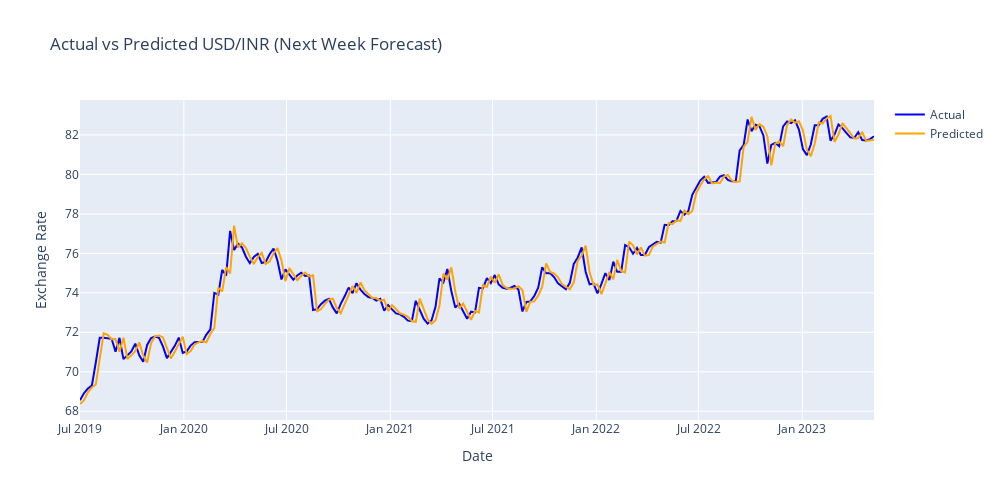

This figure's notebook cell:
### Markdown cell above
## Model Revision: From `Close` to `Close_target`

Initially, the model was trained to directly predict the `Close` variable, which was also used to create the lag features (`Close_lag_1`, `Close_lag_2`, etc.).  
This approach produced seemingly perfect results (R² = 1.0), but they were **not valid for real forecasting**, since the model was simply reconstructing information already known during training.

To correct this methodological flaw, I introduced a true forecasting target variable:
```python
data['Close_target'] = data['Close'].shift(-1)

### Code cell
# Add actual and predicted values to the results DataFrame
results = X_test.copy()
results['Actual'] = y_test.values
results['Predicted'] = y_pred
results['Date'] = data_model.loc[y_test.index, 'Date'].values

# Plot
fig = go.Figure()

fig.add_trace(go.Scatter(
    x=results['Date'],
    y=results['Actual'],
    mode='lines',
    name='Actual',
    line=dict(color='blue')
))

fig.add_trace(go.Scatter(
    x=results['Date'],
    y=results['Predicted'],
    mode='lines',
    name='Predicted',
    line=dict(color='orange')
))

fig.update_layout(
    title='Actual vs Predicted USD/INR (Next Week Forecast)',
    xaxis_title='Date',
    yaxis_title='Exchange Rate',
    width=1000,
    height=500
)

fig.show()

### Figure 1 — Plotly figure (JSON) as saved in the notebook; plotly's stock layout.template omitted (floating-point values rounded to 4 significant figures; data arrays with more than 128 entries replaced by an {"elided": "..."} marker saying what was removed)
{"data": [{"line": {"color": "blue"}, "mode": "lines", "name": "Actual", "type": "scatter", "x": {"elided": "202 str values"}, "y": {"elided": "202 float values"}}, {"line": {"color": "orange"}, "mode": "lines", "name": "Predicted", "type": "scatter", "x": {"elided": "202 str values"}, "y": {"elided": "202 float values"}}], "layout": {"height": 500, "title": {"text": "Actual vs Predicted USD/INR (Next Week Forecast)"}, "width": 1000, "xaxis": {"title": {"text": "Date"}}, "yaxis": {"title": {"text": "Exchange Rate"}}}}
